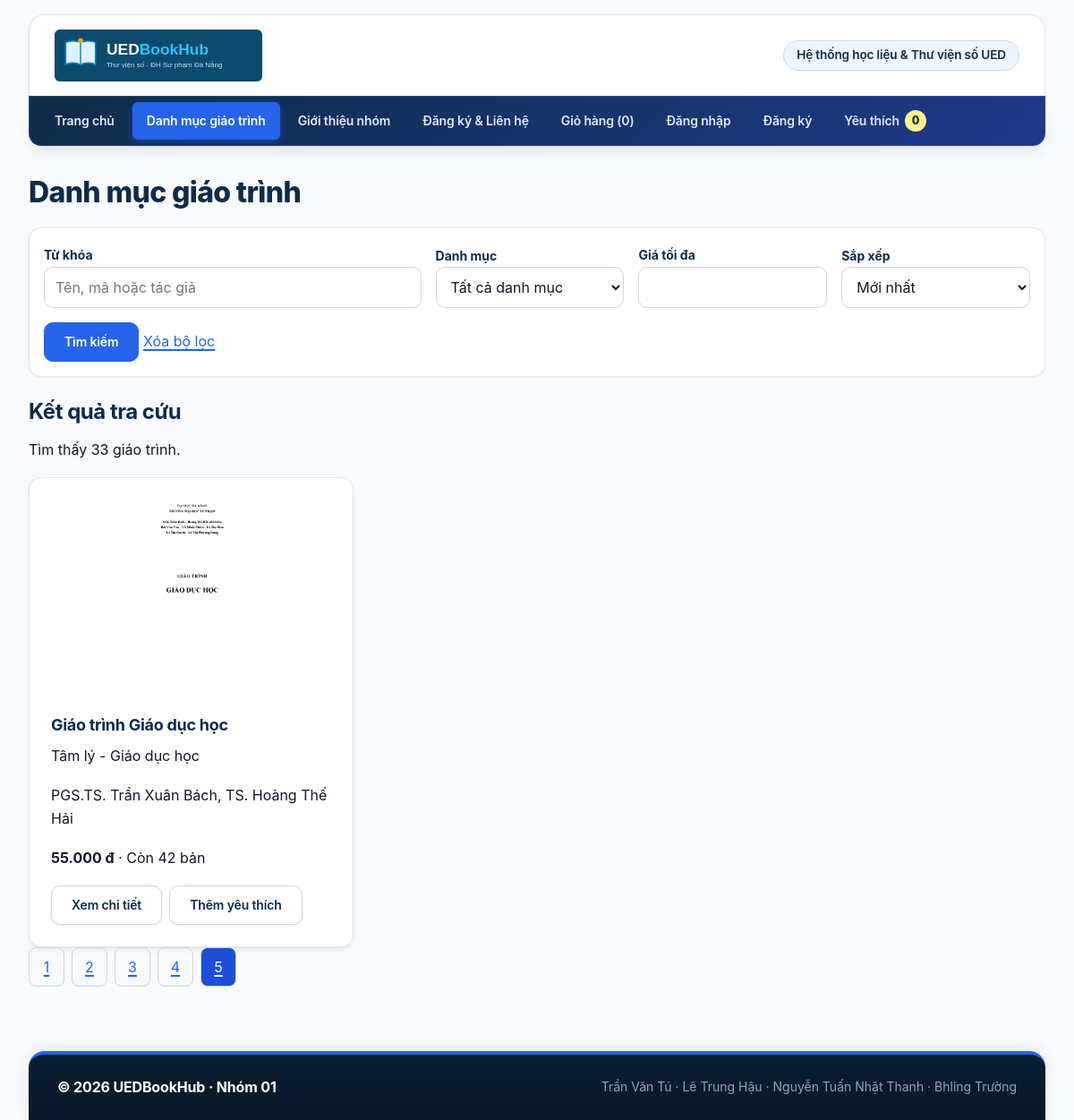
The app's page /danh-sach.php?trang=5 with its own data.
### tables this page shows
CREATE TABLE giao_trinh (
    id INT UNSIGNED AUTO_INCREMENT PRIMARY KEY,
    danh_muc_id INT UNSIGNED NOT NULL,
    ma VARCHAR(30) NOT NULL,
    ten VARCHAR(200) NOT NULL,
    tac_gia VARCHAR(255) NOT NULL,
    nam_xuat_ban SMALLINT UNSIGNED NOT NULL,
    nha_xuat_ban VARCHAR(150) NOT NULL,
    gia INT UNSIGNED NOT NULL,
    gia_goc INT UNSIGNED NOT NULL,
    ton_kho INT UNSIGNED NOT NULL DEFAULT 0,
    so_trang SMALLINT UNSIGNED NOT NULL,
    anh VARCHAR(255) NULL,
    mo_ta TEXT NULL,
    ngay_tao DATETIME NOT NULL DEFAULT CURRENT_TIMESTAMP,
    UNIQUE KEY uq_giao_trinh_ma (ma),
    KEY idx_giao_trinh_danh_muc_gia (danh_muc_id, gia),
    CONSTRAINT fk_giao_trinh_danh_muc FOREIGN KEY (danh_muc_id) REFERENCES danh_muc(id),
    CONSTRAINT chk_giao_trinh_gia CHECK (gia >= 1000),
    CONSTRAINT chk_giao_trinh_gia_goc CHECK (gia_goc >= gia),
    CONSTRAINT chk_giao_trinh_nam CHECK (nam_xuat_ban BETWEEN 1900 AND 2100),
    CONSTRAINT chk_giao_trinh_so_trang CHECK (so_trang > 0)
);

CREATE TABLE danh_muc (
    id INT UNSIGNED AUTO_INCREMENT PRIMARY KEY,
    ten VARCHAR(100) NOT NULL,
    slug VARCHAR(100) NOT NULL,
    UNIQUE KEY uq_danh_muc_ten (ten),
    UNIQUE KEY uq_danh_muc_slug (slug)
);

### inc/ham.php (called while the page is built, shortened)
<?php
function e(string|int|float|null $value): string
{
    return htmlspecialchars((string) $value, ENT_QUOTES | ENT_SUBSTITUTE, 'UTF-8');
}
function vnd(int $value): string { return number_format($value, 0, ',', '.') . ' đ'; }
function chuoi(array $nguon, string $khoa): string
{
    return isset($nguon[$khoa]) && is_string($nguon[$khoa]) ? trim($nguon[$khoa]) : '';
}
function soNguyen(mixed $value, int $min = 1, int $max = PHP_INT_MAX): ?int
{
    if (!is_string($value) && !is_int($value)) { return null; }
    $so = filter_var($value, FILTER_VALIDATE_INT, ['options' => ['min_range' => $min, 'max_range' => $max]]);
    return $so === false ? null : $so;
}
function khoGiaoTrinh(): App\Data\KhoGiaoTrinh
{
    return new App\Data\KhoGiaoTrinh(db());
}

### inc/db.php (called while the page is built, shortened)
<?php
function db(): PDO
{
    $ketNoi = new PDO(
        'mysql:host=127.0.0.1;port=3306;dbname=ltweb_nhom01;charset=utf8mb4',
        'root',
        '',
        [
            PDO::ATTR_ERRMODE => PDO::ERRMODE_EXCEPTION,
            PDO::ATTR_DEFAULT_FETCH_MODE => PDO::FETCH_ASSOC,
            PDO::ATTR_EMULATE_PREPARES => false,
        ]
    );
    return $ketNoi;
}

### src/Data/KhoGiaoTrinh.php (called while the page is built, shortened)
<?php
final class KhoGiaoTrinh
{
    private function doiTuong(array $dong): GiaoTrinh { return GiaoTrinh::tuDong($dong); }
    private function dieuKien(array $loc): array
    {
        $dk = []; $ts = [];
        return [$dk === [] ? '' : ' WHERE ' . implode(' AND ', $dk), $ts];
    }
    public function dem(array $loc): int
    {
        [$where, $ts] = $this->dieuKien($loc);
        $st = $this->db->prepare('SELECT COUNT(*) FROM giao_trinh g' . $where);
        $st->execute($ts);
        return (int) $st->fetchColumn();
    }
    public function trang(array $loc, string $sx, int $soDong, int $boQua): array
    {
        [$where, $ts] = $this->dieuKien($loc);
        $orderBy = match ($sx) {
            'gia-tang' => 'g.gia ASC, g.id ASC', 'gia-giam' => 'g.gia DESC, g.id ASC',
            'ten' => 'g.ten ASC, g.id ASC', default => 'g.ngay_tao DESC, g.id DESC',
        };
        $st = $this->db->prepare(self::CHON . $where . " ORDER BY $orderBy LIMIT ? OFFSET ?");
        $st->execute([...$ts, $soDong, $boQua]);
        return array_map($this->doiTuong(...), $st->fetchAll());
    }
}

### src/Models/GiaoTrinh.php (called while the page is built, shortened)
<?php
final class GiaoTrinh implements JsonSerializable
{
    public static function tuDong(array $d): self
    {
        return new self(
            (int) $d['id'], (string) $d['ma'], (string) $d['ten'],
            (string) $d['tac_gia'], (string) $d['danh_muc'], (int) $d['danh_muc_id'],
            (int) $d['nam_xuat_ban'], (string) $d['nha_xuat_ban'],
            (int) $d['gia'], (int) $d['gia_goc'], (int) $d['ton_kho'],
            (int) $d['so_trang'], (string) ($d['anh'] ?? ''), (string) ($d['mo_ta'] ?? '')
        );
    }
}

### danh-sach.php (the view, shortened to what this page needs)
<?php
$kho = khoGiaoTrinh();
$q = chuoi($_GET, 'q');
$dmRaw = chuoi($_GET, 'dm');
$dm = $dmRaw === '' ? null : soNguyen($dmRaw);
$giaRaw = chuoi($_GET, 'gia');
$giaToiDa = $giaRaw === '' ? null : soNguyen($giaRaw, 1000, 1000000000);
$sx = chuoi($_GET, 'sx');
$sapXep = ['moi' => 'Mới nhất', 'ten' => 'Tên A-Z', 'gia-tang' => 'Giá tăng dần', 'gia-giam' => 'Giá giảm dần'];
if (!array_key_exists($sx, $sapXep)) { $sx = 'moi'; }
$loc = ['q' => $q, 'dm' => $dm, 'giaToiDa' => $giaToiDa];
$moiTrang = 8;
$tong = $kho->dem($loc);
$soTrang = max(1, (int) ceil($tong / $moiTrang));
$hienTai = soNguyen($_GET['trang'] ?? 1) ?? 1;
$hienTai = min($hienTai, $soTrang);
$danhSachThe = $kho->trang($loc, $sx, $moiTrang, ($hienTai - 1) * $moiTrang);
function lienKetTrang(int $so): string
{
    $thamSo = $_GET;
    $thamSo['trang'] = $so;
    return '?' . http_build_query($thamSo);
}
require __DIR__ . '/inc/header.php';
?>
<main class="noi-dung-chinh" id="danh-sach-dong">
<h1>Danh mục giáo trình</h1>
<form action="danh-sach.php" method="get" class="bo-loc-giao-trinh" data-form-tim-kiem>
<div><label for="q">Từ khóa</label><input id="q" name="q" maxlength="150" value="<?= e($q) ?>" placeholder="Tên, mã hoặc tác giả" autocomplete="off"></div>
<div><label for="dm">Danh mục</label><select id="dm" name="dm"><option value="">Tất cả danh mục</option></select></div>
<div><label for="gia">Giá tối đa</label><input id="gia" name="gia" type="number" min="1000" step="1000" value="<?= e($giaToiDa) ?>"></div>
<div><label for="sx">Sắp xếp</label><select id="sx" name="sx"><?php foreach ($sapXep as $key => $label): ?><option value="<?= e($key) ?>" <?= $sx === $key ? 'selected' : '' ?>><?= e($label) ?></option><?php endforeach; ?></select></div>
<div><button class="nut nut--chinh" type="submit">Tìm kiếm</button> <a href="danh-sach.php">Xóa bộ lọc</a></div>
</form>
<section aria-live="polite" data-ket-qua-tim-kiem>
<h2>Kết quả tra cứu</h2><p>Tìm thấy <?= e($tong) ?> giáo trình.</p>
<?php if (!$danhSachThe): ?><p class="trang-thai-du-lieu">Không tìm thấy giáo trình phù hợp.</p><?php else: require __DIR__ . '/inc/danh-sach-the.php'; endif; ?>
</section>
<?php if ($soTrang > 1): ?><nav aria-label="Phân trang"><ul class="phan-trang">
<?php for ($so = 1; $so <= $soTrang; $so++): ?><li><a href="<?= e(lienKetTrang($so)) ?>" <?= $so === $hienTai ? 'aria-current="page"' : '' ?>><?= e($so) ?></a></li><?php endfor; ?>
</ul></nav><?php endif; ?>
</main>
<?php require __DIR__ . '/inc/footer.php'; ?>

### inc/danh-sach-the.php (shortened to what this page needs)
<div class="luoi-the luoi-the--ba-cot">
<?php foreach ($danhSachThe as $s): ?>
<article class="the">
  <img class="the__anh" src="<?= e($s->anh) ?>" alt="Bìa <?= e($s->ten) ?>" width="240" height="300" loading="lazy">
  <div class="the__than">
    <h3 class="the__tieu-de"><a href="chi-tiet.php?id=<?= e($s->id) ?>"><?= e($s->ten) ?></a></h3>
    <p><?= e($s->khoa) ?></p><p><?= e($s->tacGia) ?></p>
    <p><strong><?= e(vnd($s->gia)) ?></strong> · Còn <?= e($s->soLuong) ?> bản</p>
    <div class="nhom-nut"><a class="nut nut--phu" href="chi-tiet.php?id=<?= e($s->id) ?>">Xem chi tiết</a><button hidden class="nut nut--phu" type="button" data-hanh-dong="yeu-thich" data-id="<?= e($s->id) ?>">Thêm yêu thích</button></div>
  </div>
</article>
<?php endforeach; ?>
</div>

### css/php.css (style rules this page uses)
input, select, textarea { max-width: 100%; min-width: 0; font: inherit; }
.the__anh { object-fit: contain; max-height: 240px; }
.noi-dung-chinh, .the, .bieu-mau__nhom { min-width: 0; overflow-wrap: anywhere; }
.nut { white-space: normal; }
.bo-loc-giao-trinh { grid-template-columns: 1fr; }
.bo-loc-giao-trinh > div { min-width: 0; }
.phan-trang { display: flex; flex-wrap: wrap; gap: 8px; padding: 0; list-style: none; }
.phan-trang a { display: inline-block; min-width: 40px; padding: 8px; border: 1px solid #cbd5e1; border-radius: 8px; text-align: center; }
.phan-trang a[aria-current="page"] { color: #fff; background: #1d4ed8; }
@media (min-width: 768px) { .bo-loc-giao-trinh { grid-template-columns: minmax(0, 2fr) repeat(3, minmax(0, 1fr)); } }

### records on screen
giao_trinh: anh (picture), ten "Giáo trình Giáo dục học", danh_muc.ten "Tâm lý - Giáo dục học", tac_gia "PGS.TS. Trần Xuân Bách, TS. Hoàng Thế Hải", gia "55.000 đ", ton_kho "42"

### other values on screen
$nhan "Trang chủ"
$nhan "Danh mục giáo trình"
$nhan "Giới thiệu nhóm"
$nhan "Đăng ký & Liên hệ"
$gioDauTrang->soMon() "0"
$tong "33"
form field sx "Mới nhất"
